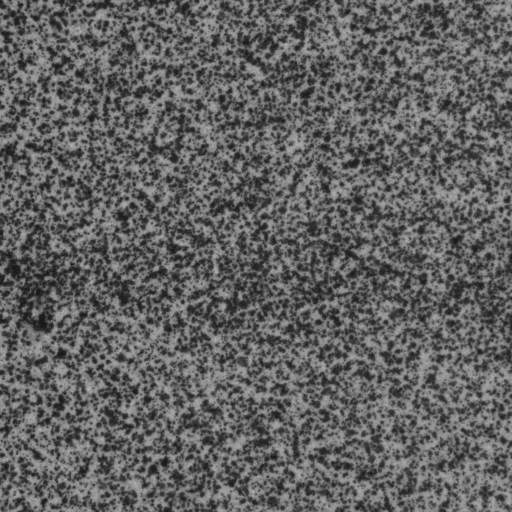
#> input picture varify/img2/2.tif, 512 x 512 px, found by its file name; its folder holds only this picture in this run
$ python add_haze.py
#> lines starting #> are read from the running program, lines starting #| are printed output that depends on the picture
import cv2
import numpy as np
import os
def load_img(path):
#> called with path = './essay/varify/img2/2.tif'
    img=cv2.imread(path)
#> img is the input picture: shape (512, 512, 3); min 18, max 188, mean 97.3
    img=img/255
    return img
def add_haze(tensor,t,light):
#> called with t = 0.5, light = 0.5
    if len(tensor.shape)==3:
        img=tensor*t+np.array([[[light*(1-t)]]])
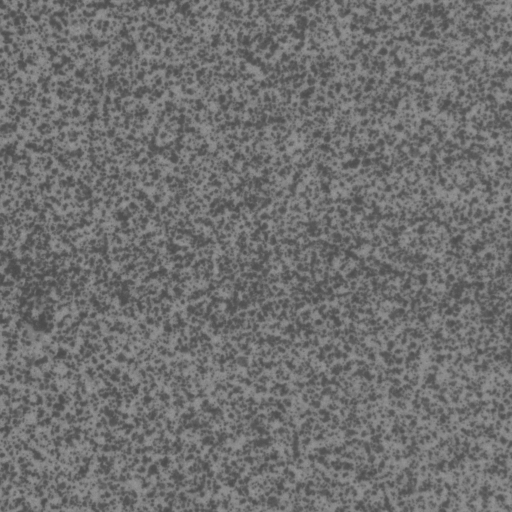
#> img: shape (512, 512, 3) float64; min 0.285, max 0.619, mean 0.441
    else:
        img=tensor*t+np.array([[light*(1-t)]])
    return img
def main():
    sets='img2'
    path=os.path.join('./essay/varify',sets)
    path1='./essay/varify/haze'
    mode='global'
    path1=os.path.join(path1,sets)

    if os.path.exists(path1)==False:
        os.mkdir(path1)
    mode='global'
    if os.path.exists(os.path.join(path1,mode))==False:
        os.mkdir(os.path.join(path1,mode))
    for i in os.listdir(path):
        img=load_img(os.path.join(path,i))
        img=add_haze(img,0.5,0.5)
        cv2.imwrite(os.path.join(path1,mode,os.path.splitext(i)[0] + '.bmp'),img*255)
if __name__=='__main__':
    main()
